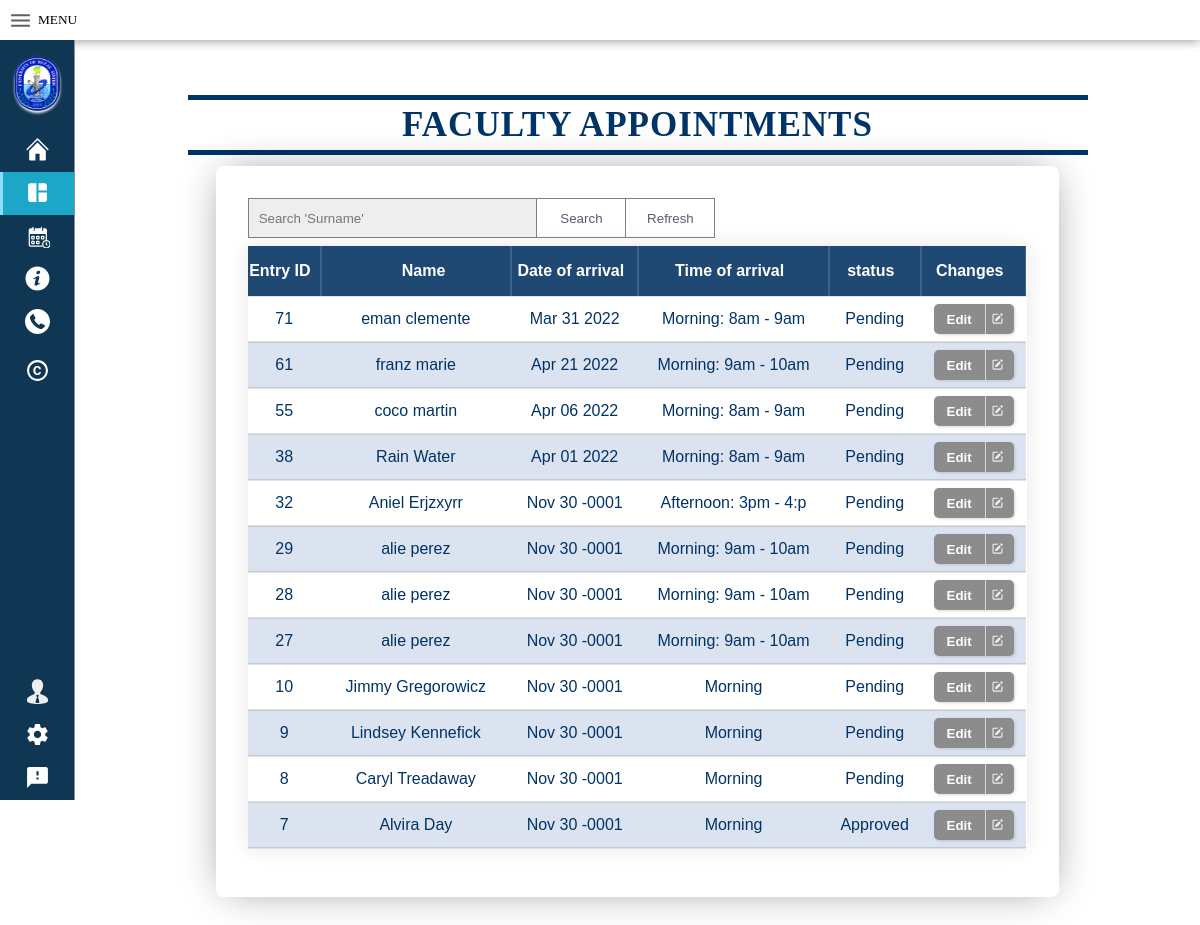
The page /Faculty_appointment_list.php on the database as committed earlier.
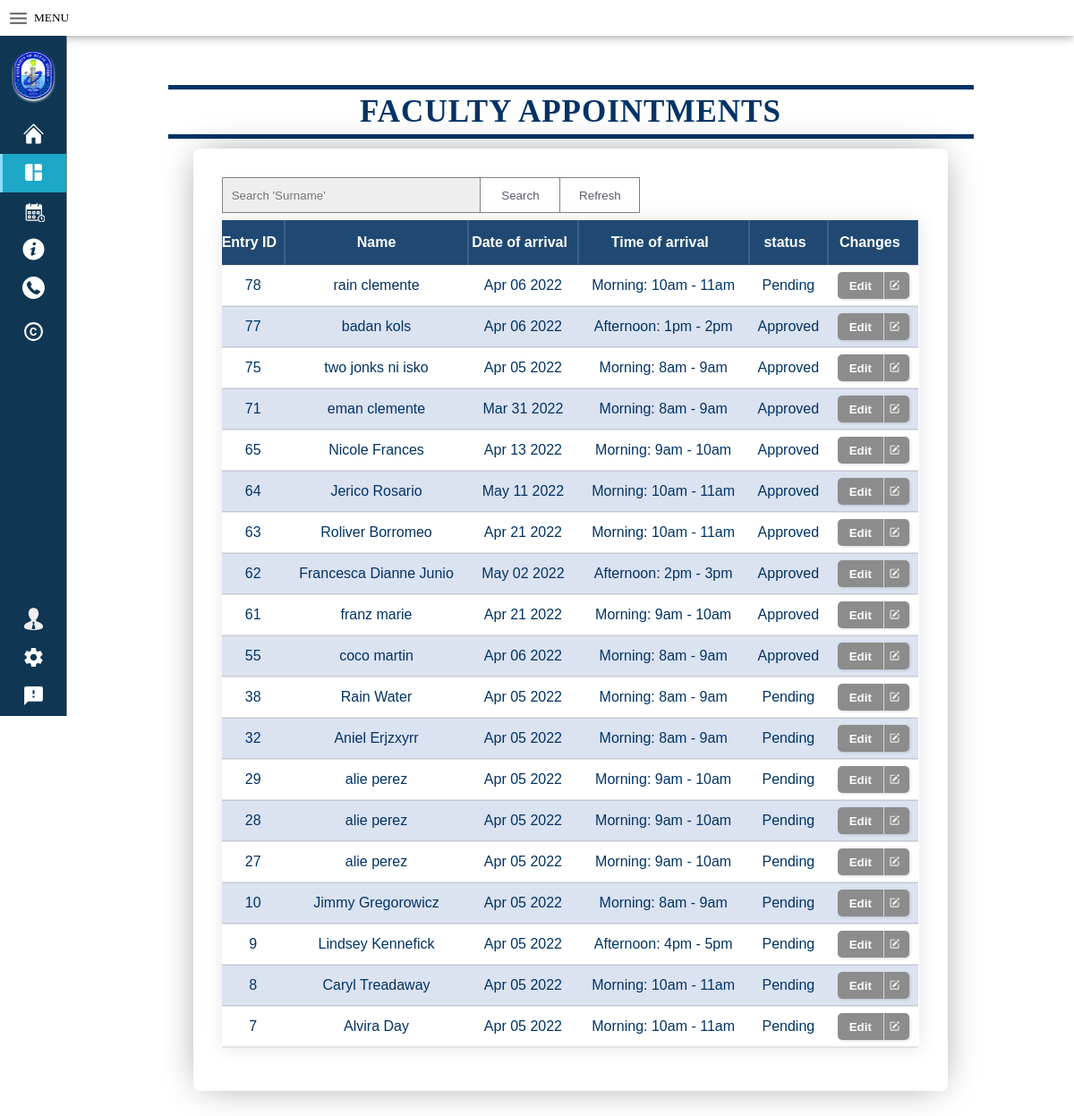
The same page on the database as committed later.
### tables this page shows
CREATE TABLE `stakeholders` (
  `id` int(11) NOT NULL,
  `first_name` varchar(20) NOT NULL,
  `last_name` varchar(20) NOT NULL,
  `category` varchar(50) NOT NULL,
  `address` varchar(20) NOT NULL,
  `contact_No` varchar(11) NOT NULL,
  `email` varchar(50) NOT NULL,
  `time` varchar(20) NOT NULL,
  `office` varchar(20) NOT NULL,
  `purpose_of_appoint` varchar(100) NOT NULL,
  `status` varchar(20) NOT NULL,
  `date` date NOT NULL,
  `validity_of_QR` date NOT NULL,
  `added_at` datetime NOT NULL DEFAULT current_timestamp()
);

### Faculty_appointment_list.php (the view, shortened to what the changed rows need)
<?php
$con = connection();
$sql = "SELECT * FROM stakeholders   WHERE office ='Faculty' ORDER BY id DESC";
?>
<!DOCTYPE html>
<html>
<head>
  <link rel="stylesheet" type="text/css" href="CSS/index.css"></link>
  <link rel="stylesheet" type="text/css" href="CSS/view_appointment.css"></link>
</head>
<body>
  <header class="header">
      <div class="Welcome"><h1> Welcome to University of Rizal System Morong</h1></h1></div>
    </header>
        <div class="container">
        <div class="view-appoint">
          <div class="container-view-appointment">
                <?php
                   $client = $con->query($sql);
                   $row = $client->fetch_assoc();
                ?></div>
            <table>
                <thead>
                  <tr>
                    <th>Entry ID</th>
                    <th Class="name"> Name    </th>
                    <th>Date of arrival</th>
                    <th>Time of arrival</th>
                    <th>status</th>
                    <th>Changes</th>
                  </tr>
                </thead>
                <tbody>
                <?php do{?>
                  <tr class="data">
                    <td> <?php echo $row['id'];?> </td>
                    <td Class="tdname"> <?php echo $row['first_name'];?>
                         <?php echo $row['last_name'];?></td>
                    <td  pattern="mm/dd/yyyy">   <?php $orgDate =  $row['date'];
                                                          $newDate = new DateTime($orgDate);
                                                            echo $newDate->format('M d Y');
                                                    ?></td>
                    <td> <?php echo $row['time'];?></td>
                    <td> <?php echo $row['status'];?></td>
                    <td Class="details">
                        <button class="noselect" onclick="window.location.href='Login_entry.php?ID=<?php echo $row['id'];?>'"><span class='text'>Edit</span>
                        <span class="icon"></span></button>
                        </td>
                  </tr>
                <?php }while($row = $client->fetch_assoc()); ?>
                </tbody>
            </table>
          </div>
        </div>
      </div>
</body>
</html>

Rows that differ between the two databases and show on the page:
added stakeholders: id "78", first_name "rain", last_name "clemente", date "Apr 06 2022", time "Morning: 10am - 11am", status "Pending"
added stakeholders: id "77", first_name "badan", last_name "kols", date "Apr 06 2022", time "Afternoon: 1pm - 2pm", status "Approved"
added stakeholders: id "75", first_name "two jonks", last_name "ni isko", date "Apr 05 2022", time "Morning: 8am - 9am", status "Approved"
changed stakeholders "eman": status "Pending" → "Approved"
now on this page (row edited): stakeholders: id "65", first_name "Nicole", last_name "Frances", date "Apr 13 2022", time "Morning: 9am - 10am", status "Approved"
now on this page (row edited): stakeholders: id "64", first_name "Jerico", last_name "Rosario", date "May 11 2022", time "Morning: 10am - 11am", status "Approved"
now on this page (row edited): stakeholders: id "63", first_name "Roliver", last_name "Borromeo", date "Apr 21 2022", time "Morning: 10am - 11am", status "Approved"
now on this page (row edited): stakeholders: id "62", first_name "Francesca Dianne", last_name "Junio", date "May 02 2022", time "Afternoon: 2pm - 3pm", status "Approved"
changed stakeholders "franz": status "Pending" → "Approved"
changed stakeholders "coco": status "Pending" → "Approved"
changed stakeholders "Rain": date "Apr 01 2022" → "Apr 05 2022"
changed stakeholders "Aniel": date "Nov 30 -0001" → "Apr 05 2022"; time "Afternoon: 3pm - 4:p" → "Morning: 8am - 9am"
changed stakeholders id 29: date "Nov 30 -0001" → "Apr 05 2022"
changed stakeholders id 28: date "Nov 30 -0001" → "Apr 05 2022"
changed stakeholders id 27: date "Nov 30 -0001" → "Apr 05 2022"
changed stakeholders "Jimmy": date "Nov 30 -0001" → "Apr 05 2022"; time "Morning" → "Morning: 8am - 9am"
changed stakeholders "Lindsey": date "Nov 30 -0001" → "Apr 05 2022"; time "Morning" → "Afternoon: 4pm - 5pm"
changed stakeholders "Caryl": date "Nov 30 -0001" → "Apr 05 2022"; time "Morning" → "Morning: 10am - 11am"
changed stakeholders "Alvira": date "Nov 30 -0001" → "Apr 05 2022"; time "Morning" → "Morning: 10am - 11am"; status "Approved" → "Pending"
